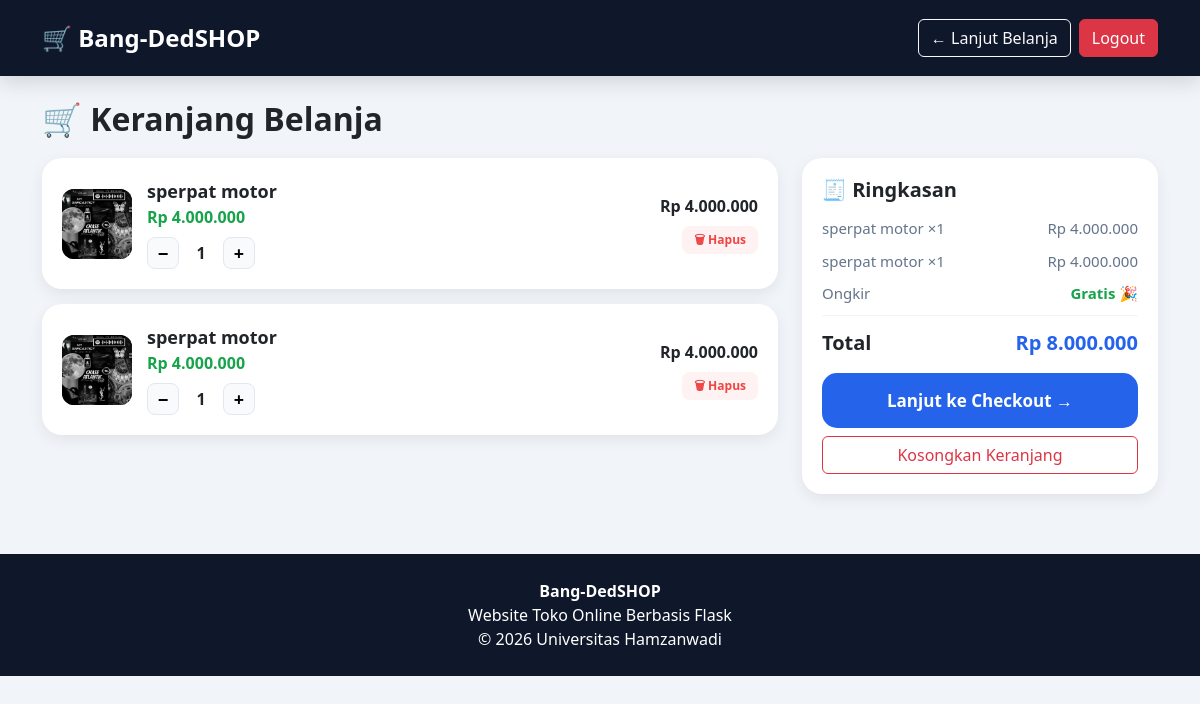
/cart (signed in), run on the app's committed database.
### models.py (models this page shows)
class Cart(db.Model):
    id = db.Column(db.Integer, primary_key=True)
    user_id = db.Column(
        db.Integer,
        db.ForeignKey("user.id")
    )
    product_id = db.Column(
        db.Integer,
        db.ForeignKey("product.id")
    )
    quantity = db.Column(
        db.Integer,
        default=1
    )
    product = db.relationship("Product")

class Product(db.Model):
    id = db.Column(db.Integer, primary_key=True)
    name = db.Column(db.String(200))
    price = db.Column(db.Integer)
    stock = db.Column(db.Integer)
    image = db.Column(db.String(255))

### app.py (the view)
@app.route("/cart")
@login_required
def cart():
    carts = Cart.query.filter_by(user_id=current_user.id).all()
    total = sum(int(item.product.price) * item.quantity for item in carts)
    return render_template("user/cart.html", carts=carts, total=total)

### app.py (called while the page is built)
@login_manager.user_loader
def load_user(user_id):
    return User.query.get(int(user_id))

### templates/user/cart.html (shortened to what this page needs)
<!DOCTYPE html>
<html lang="id">
<head>
<link href="https://cdn.jsdelivr.net/npm/bootstrap@5.3.3/dist/css/bootstrap.min.css" rel="stylesheet">
</head>
<body>
<nav class="navbar navbar-expand-lg navbar-dark">
    <div class="container">
        <a class="navbar-brand" href="/dashboard">🛒 Bang-DedSHOP</a>
        <div class="d-flex gap-2">
            <a href="/dashboard" class="btn btn-outline-light">← Lanjut Belanja</a>
            <a href="/logout" class="btn btn-danger">Logout</a>
        </div>
    </div>
</nav>
<div class="container mt-4">
    <h2 style="font-weight:800;margin-bottom:20px">🛒 Keranjang Belanja</h2>
    {% if not carts %}
    <div class="empty-state">
        <div style="font-size:80px;margin-bottom:20px">🛒</div>
        <h4 style="font-weight:700;color:#475569">Keranjang Kosong</h4>
        <p style="color:#94a3b8;margin-bottom:20px">Belum ada produk yang ditambahkan</p>
        <a href="/dashboard" class="btn btn-primary btn-lg">Mulai Belanja</a>
    </div>
    {% else %}
    <div class="row">
        <div class="col-lg-8">
            {% for item in carts %}
            <div class="cart-item">
                <div class="item-img">
                    {% if item.product.image %}
                    <img src="/static/uploads/{{ item.product.image }}" alt="{{ item.product.name }}">
                    {% else %}
                    ⚙️
                    {% endif %}
                </div>
                <div style="flex:1">
                    <div class="item-name">{{ item.product.name }}</div>
                    <div class="item-price">Rp {{ "{:,}".format(item.product.price|int).replace(",",".") }}</div>
                    <div class="qty-wrap">
                        <form action="/cart/update/{{ item.id }}" method="POST" style="display:inline">
                            <button class="qty-btn">−</button>
                        </form>
                        <span class="qty-num">{{ item.quantity }}</span>
                        <form action="/cart/update/{{ item.id }}" method="POST" style="display:inline">
                            <button class="qty-btn">+</button>
                        </form>
                    </div>
                </div>
                <div style="text-align:right">
                    <div class="item-subtotal">Rp {{ "{:,}".format((item.product.price|int) * item.quantity).replace(",",".") }}</div>
                    <form action="/cart/update/{{ item.id }}" method="POST" style="margin-top:8px">
                        <button class="btn-remove">🗑 Hapus</button>
                    </form>
                </div>
            </div>
            {% endfor %}
        </div>
        <div class="col-lg-4">
            <div class="summary-box">
                <h5 style="font-weight:700;margin-bottom:15px">🧾 Ringkasan</h5>
                {% for item in carts %}
                <div class="summary-row">
                    <span>{{ item.product.name }} ×{{ item.quantity }}</span>
                    <span>Rp {{ "{:,}".format((item.product.price|int) * item.quantity).replace(",",".") }}</span>
                </div>
                {% endfor %}
                <div class="summary-row">
                    <span>Ongkir</span>
                    <span style="color:#16a34a;font-weight:600">Gratis 🎉</span>
                </div>
                <div class="summary-total">
                    <span>Total</span>
                    <span style="color:#2563eb">Rp {{ "{:,}".format(total).replace(",",".") }}</span>
                </div>
                <a href="/checkout" class="checkout-btn">Lanjut ke Checkout →</a>
                <a href="/cart/clear" class="btn btn-outline-danger w-100 mt-2" onclick="return confirm('Kosongkan keranjang?')">Kosongkan Keranjang</a>
            </div>
        </div>
    </div>
    {% endif %}
</div>
<footer>
    <strong>Bang-DedSHOP</strong><br>
    Website Toko Online Berbasis Flask<br>
    © 2026 Universitas Hamzanwadi
</footer>
</body>
</html>

### templates/user/cart.html (style rules this page uses)
* { margin:0; padding:0; box-sizing:border-box; }
body { background:#f1f5f9; font-family:'Segoe UI',sans-serif; }
.navbar { background:#0f172a; padding:15px 0; box-shadow:0 5px 20px rgba(0,0,0,.15); }
.navbar-brand { font-size:24px; font-weight:700; color:white !important; text-decoration:none; }
.cart-item { background:white; border-radius:20px; padding:20px; margin-bottom:15px; box-shadow:0 5px 15px rgba(0,0,0,.07); display:flex; align-items:center; gap:15px; }
.item-img { width:70px; height:70px; border-radius:12px; background:#1e293b; display:flex; align-items:center; justify-content:center; font-size:30px; flex-shrink:0; overflow:hidden; }
.item-img img { width:100%; height:100%; object-fit:cover; }
.item-name { font-size:18px; font-weight:700; }
.item-price { color:#16a34a; font-weight:700; font-size:16px; }
.item-subtotal { font-weight:800; font-size:16px; }
.qty-wrap { display:flex; align-items:center; gap:10px; margin-top:8px; }
.qty-btn { width:32px; height:32px; border-radius:8px; border:1.5px solid #e2e8f0; background:#f8fafc; font-weight:700; cursor:pointer; font-size:18px; }
.qty-num { font-weight:700; font-size:16px; min-width:24px; text-align:center; }
.btn-remove { background:#fef2f2; color:#ef4444; border:none; border-radius:8px; padding:5px 12px; font-size:12px; cursor:pointer; font-weight:600; }
.summary-box { background:white; border-radius:20px; padding:20px; box-shadow:0 5px 15px rgba(0,0,0,.07); }
.summary-row { display:flex; justify-content:space-between; font-size:15px; color:#64748b; margin-bottom:10px; }
.summary-total { border-top:1px solid #f1f5f9; padding-top:12px; display:flex; justify-content:space-between; font-weight:800; font-size:20px; }
.checkout-btn { display:block; padding:15px; background:#2563eb; color:white; border:none; border-radius:15px; font-size:17px; font-weight:700; text-align:center; text-decoration:none; margin-top:15px; }
footer { background:#0f172a; margin-top:60px; padding:25px; color:white; text-align:center; }

### data on the page
Cart: product.image (picture), product.name "sperpat motor", quantity "1"
Product: price "4.000.000", price.quantity "4.000.000"
Cart: product.image (picture), product.name "sperpat motor", quantity "1"

### other printed values
{{ "{:,}".format(total).replace(",",".") }} "8.000.000"
